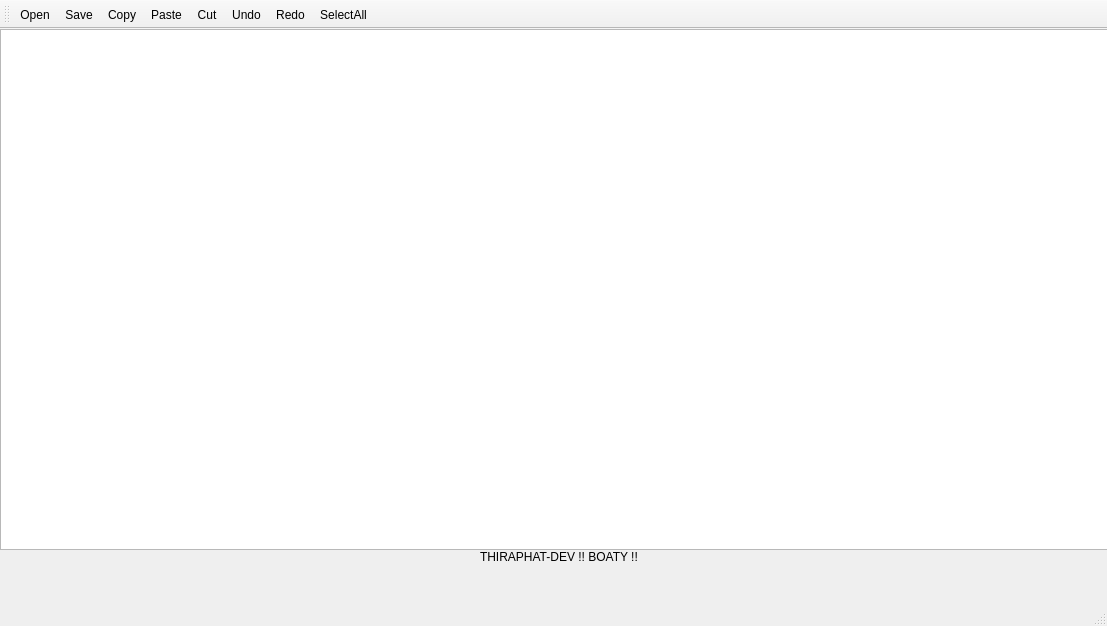
<?xml version="1.0" encoding="UTF-8"?>
<ui version="4.0">
 <class>MainWindow</class>
 <widget class="QMainWindow" name="MainWindow">
  <property name="geometry">
   <rect>
    <x>0</x>
    <y>0</y>
    <width>1107</width>
    <height>626</height>
   </rect>
  </property>
  <property name="maximumSize">
   <size>
    <width>1107</width>
    <height>626</height>
   </size>
  </property>
  <property name="windowTitle">
   <string>MainWindow</string>
  </property>
  <widget class="QWidget" name="centralwidget">
   <widget class="QPlainTextEdit" name="showText">
    <property name="geometry">
     <rect>
      <x>0</x>
      <y>0</y>
      <width>1111</width>
      <height>521</height>
     </rect>
    </property>
    <property name="maximumSize">
     <size>
      <width>1111</width>
      <height>521</height>
     </size>
    </property>
   </widget>
   <widget class="QLabel" name="label">
    <property name="geometry">
     <rect>
      <x>480</x>
      <y>520</y>
      <width>171</width>
      <height>16</height>
     </rect>
    </property>
    <property name="text">
     <string>THIRAPHAT-DEV !! BOATY !!</string>
    </property>
   </widget>
  </widget>
  <widget class="QMenuBar" name="menubar">
   <property name="geometry">
    <rect>
     <x>0</x>
     <y>0</y>
     <width>1107</width>
     <height>26</height>
    </rect>
   </property>
  </widget>
  <widget class="QStatusBar" name="statusbar"/>
  <widget class="QToolBar" name="toolBar">
   <property name="windowTitle">
    <string>toolBar</string>
   </property>
   <attribute name="toolBarArea">
    <enum>TopToolBarArea</enum>
   </attribute>
   <attribute name="toolBarBreak">
    <bool>false</bool>
   </attribute>
   <addaction name="actionOpen"/>
   <addaction name="actionSave"/>
   <addaction name="actionCopy"/>
   <addaction name="actionPaste"/>
   <addaction name="actionCut"/>
   <addaction name="actionUndo"/>
   <addaction name="actionRedo"/>
   <addaction name="actionSelectAll"/>
  </widget>
  <action name="actionOpen">
   <property name="checkable">
    <bool>true</bool>
   </property>
   <property name="icon">
    <iconset>
     <normaloff>../../../Downloads/opne.png</normaloff>../../../Downloads/opne.png</iconset>
   </property>
   <property name="text">
    <string>Open</string>
   </property>
   <property name="toolTip">
    <string>OpenFile</string>
   </property>
   <property name="shortcut">
    <string>Ctrl+O</string>
   </property>
  </action>
  <action name="actionSave">
   <property name="checkable">
    <bool>true</bool>
   </property>
   <property name="icon">
    <iconset>
     <normaloff>../../../Downloads/save.png</normaloff>../../../Downloads/save.png</iconset>
   </property>
   <property name="text">
    <string>Save</string>
   </property>
   <property name="toolTip">
    <string>SaveFile</string>
   </property>
   <property name="shortcut">
    <string>Ctrl+S</string>
   </property>
  </action>
  <action name="actionCopy">
   <property name="icon">
    <iconset>
     <normaloff>../../../Downloads/copy.png</normaloff>../../../Downloads/copy.png</iconset>
   </property>
   <property name="text">
    <string>Copy</string>
   </property>
   <property name="toolTip">
    <string>CopyText</string>
   </property>
   <property name="shortcut">
    <string>Ctrl+C, Ctrl+X</string>
   </property>
  </action>
  <action name="actionUndo">
   <property name="icon">
    <iconset>
     <normaloff>../../../Downloads/undo.png</normaloff>../../../Downloads/undo.png</iconset>
   </property>
   <property name="text">
    <string>Undo</string>
   </property>
   <property name="toolTip">
    <string>UndoText</string>
   </property>
   <property name="shortcut">
    <string>Ctrl+Z, Ctrl+U</string>
   </property>
  </action>
  <action name="actionCut">
   <property name="icon">
    <iconset>
     <normaloff>../../../Downloads/cut.png</normaloff>../../../Downloads/cut.png</iconset>
   </property>
   <property name="text">
    <string>Cut</string>
   </property>
   <property name="toolTip">
    <string>CutText</string>
   </property>
   <property name="shortcut">
    <string>Ctrl+X</string>
   </property>
  </action>
  <action name="actionPaste">
   <property name="icon">
    <iconset>
     <normaloff>../../../Downloads/paste.png</normaloff>../../../Downloads/paste.png</iconset>
   </property>
   <property name="text">
    <string>Paste</string>
   </property>
   <property name="toolTip">
    <string>PasteText</string>
   </property>
   <property name="shortcut">
    <string>Ctrl+V</string>
   </property>
  </action>
  <action name="actionRedo">
   <property name="icon">
    <iconset>
     <normaloff>../../../Downloads/redo.png</normaloff>../../../Downloads/redo.png</iconset>
   </property>
   <property name="text">
    <string>Redo</string>
   </property>
   <property name="toolTip">
    <string>RedoText</string>
   </property>
   <property name="shortcut">
    <string>Ctrl+Z</string>
   </property>
  </action>
  <action name="actionSelectAll">
   <property name="icon">
    <iconset>
     <normaloff>../../../Downloads/selectAll.png</normaloff>../../../Downloads/selectAll.png</iconset>
   </property>
   <property name="text">
    <string>SelectAll</string>
   </property>
   <property name="shortcut">
    <string>Ctrl+A</string>
   </property>
  </action>
 </widget>
 <resources/>
 <connections/>
</ui>
